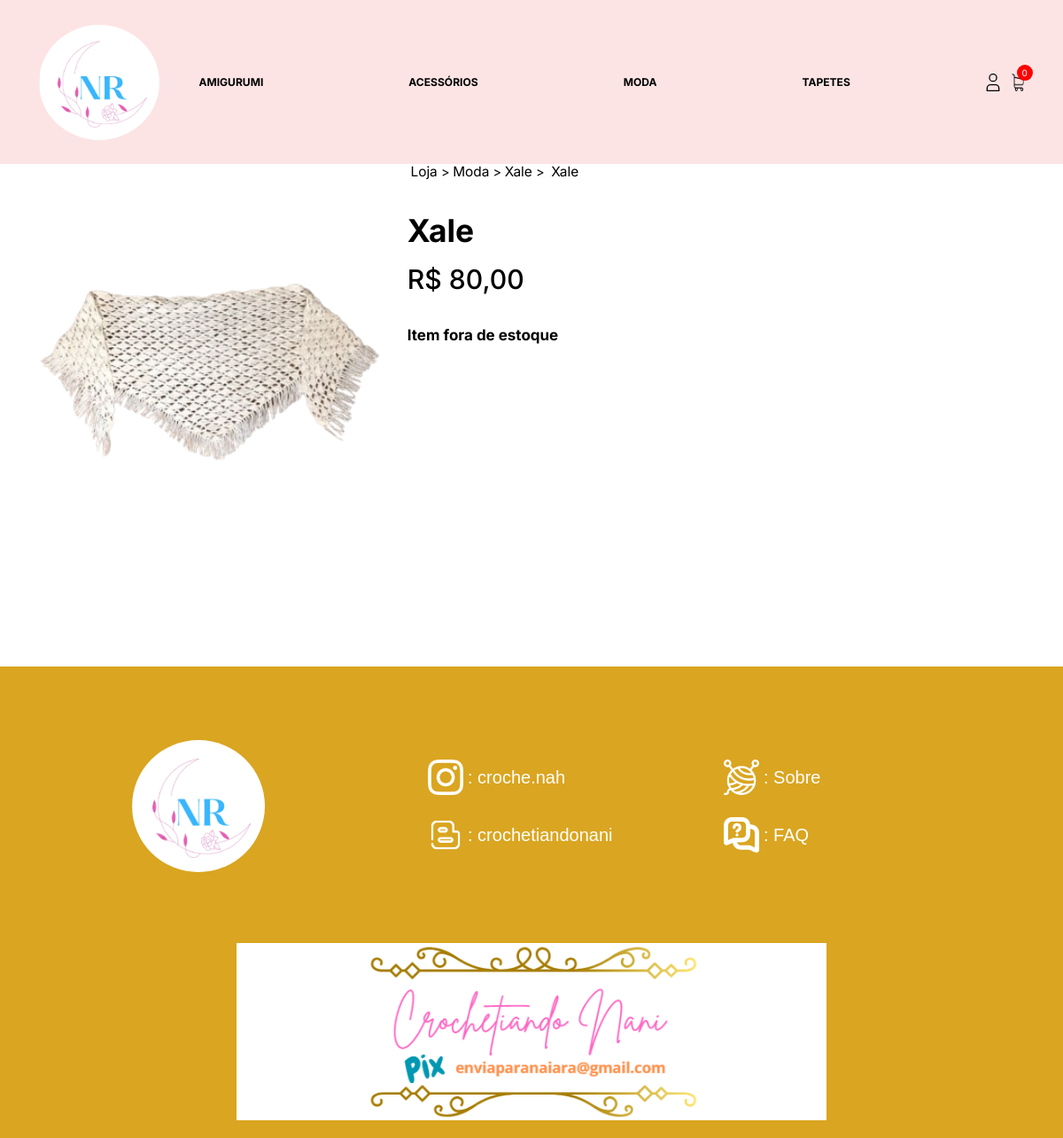
Page /produto/2/ on the committed database.
### loja/models.py (models this page shows, shortened)
class Categoria(models.Model):
    nome = models.CharField(max_length=200, null=True, blank=True)
    slug = models.CharField(max_length=200, null=True, blank=True)

class Produto(models.Model):
    imagem = models.ImageField(null=True, blank=True)
    nome = models.CharField(max_length=200, null=True, blank=True)
    preco = models.DecimalField(max_digits=10, decimal_places=2)
    ativo = models.BooleanField(default=True)
    categoria = models.ForeignKey(Categoria, null=True, blank=True, on_delete=models.SET_NULL)
    tipo = models.ForeignKey(Tipo, null=True, blank=True, on_delete=models.SET_NULL)
    peso = models.DecimalField(max_digits=5, decimal_places=2, default=3)
    comprimento = models.DecimalField(max_digits=5, decimal_places=2, default=20)
    altura = models.DecimalField(max_digits=5, decimal_places=2, default=20)
    largura = models.DecimalField(max_digits=5, decimal_places=2, default=20)

class Tipo(models.Model):
    nome = models.CharField(max_length=200, null=True, blank=True)
    slug = models.CharField(max_length=200, null=True, blank=True)

### loja/views.py (the view)
# urls.py: path('produto/<int:id_produto>/', ver_produto, name="ver_produto"),
def ver_produto(request, id_produto):
    produto = Produto.objects.get(id=id_produto)
    itens_estoque = ItemEstoque.objects.filter(produto=produto)
    if len(itens_estoque) > 0:
        tem_estoque = True
    else:
        tem_estoque = False
    context = {"produto": produto, "itens_estoque" : itens_estoque, "tem_estoque" : tem_estoque}
    return render(request,"ver_produto.html", context)

### loja/novos_context.py (called while the page is built)
def categoria_tipos(request):
    categorias_navegacao = Categoria.objects.all()
    tipos_navegacao = Tipo.objects.all()
    return {
        'categorias_navegacao': categorias_navegacao,
        'tipos_navegacao': tipos_navegacao
    }

def faz_parte_equipe(request):
    equipe = False
    if request.user.is_authenticated:
        equipe = request.user.groups.filter(name="equipe").exists()
    return {"equipe": equipe}

### loja/templates/ver_produto.html (shortened to what this page needs)
{% extends 'base.html' %}
{% load static %}
{% block body %}
<main class="principal principal--padding-b principal--gap">
    <section class="s-produto">
          <div class="s-produto__carrossel-img" style="overflow: hidden;">
            <img
              src="{{ produto.imagem.url }}"
              alt="Imagem Carrossel 2"
            />
        </div>
      <div class="s-produto__informacoes">
        <div class="s-produto__breadcrumbs">
          <span><a href="{% url 'loja' %}">Loja</a></span>
          <span><a href="{% url 'loja' %}{{ produto.categoria.slug }}">{{ produto.categoria.nome }}</a></span>
          <span><a href="{% url 'loja' %}{{ produto.categoria.slug }}-{{ produto.tipo.slug }}">{{ produto.tipo.nome }}</a></span>
          <span>
            <p>{{ produto.nome }}</p>
          </span>
        </div>
        <div class="s-produto__infos">
          <h1 class="s-produto__titulo">{{ produto.nome }}</h1>
          <p class="s-produto__preco">R$ {{ produto.preco }}</p>
        </div>
      <form method="POST" action="{% url 'adicionar_carrinho' produto.id %}">
        {% if tem_estoque %}
        <div class="s-produto__descricao">
          <p class="s-produto__descricao-titulo">Descrição do produto</p>
          <div class="s-produto__descricao-textos">
            {% if produto.nome == "Dinossauro Planta" %}
            <p>
              {{ produto.nome }}
            </p>
            <p>
            Material: (tipo de material) <br>
            Tamanho: 15 x 10cm <br>
            Cor: Colorido <br>
            Feito à mão <br>
            Instruções de cuidado: lavagem à mão com sabão neutro
            </p>
            <p>
              CÓDIGO DO PRODUTO <br />
              Ref: <span>{{ produto.id }}</span>
            </p>
            {% elif produto.nome == "Bruxo Estudante" %}
            <p>
              {{ produto.nome }}
            </p>
            <p>
            Material: (tipo de material) <br>
            Tamanho: 15 x 10cm <br>
            Cor: Colorido <br>
            Feito à mão <br>
            Instruções de cuidado: lavagem à mão com sabão neutro
            </p>
            <p>
              CÓDIGO DO PRODUTO <br />
              Ref: <span>{{ produto.id }}</span>
            </p>
            {% elif produto.nome == "Xale" %}
            <p>
              {{ produto.nome }}
            </p>
            <p>
            Material: (tipo de material) <br>
            Tamanho: 30 x 25cm <br>
            Cor: Colorido <br>
            Feito à mão <br>
            Instruções de cuidado: lavagem à mão com sabão neutro
            </p>
            <p>
              CÓDIGO DO PRODUTO <br />
              Ref: <span>{{ produto.id }}</span>
            </p>
            {% elif produto.nome == "Tapete Rosa-Marrom" %}
            <p>
              {{ produto.nome }}
            </p>
            <p>
            Material: (tipo de material) <br>
            Tamanho: 30 x 25cm <br>
            Cor: Colorido <br>
            Feito à mão <br>
            Instruções de cuidado: lavagem à mão com sabão neutro
            </p>
            <p>
              CÓDIGO DO PRODUTO <br />
              Ref: <span>{{ produto.id }}</span>
            </p>
            {% elif produto.nome == "Bolsa" %}
            <p>
              {{ produto.nome }}
            </p>
            <p>
            Material: (tipo de material) <br>
            Tamanho: 30 x 25cm <br>
            Cor: Colorido <br>
            Feito à mão <br>
            Instruções de cuidado: lavagem à mão com sabão neutro
            </p>
            <p>
              CÓDIGO DO PRODUTO <br />
              Ref: <span>{{ produto.id }}</span>
            </p>
            {% endif %}
          </div>
        </div>
            <button type="submit" class="s-produto__adicicionar">Adicionar ao carrinho</button>
      </form>
      {% elif not tem_estoque %}
        <h3>Item fora de estoque</h3>
        {% endif %}
      </div>
    </section>
  </main>
{% endblock %}

### loja/templates/navbar.html (shortened to what this page needs)
{% load static %}
<header class="cabecalho" style="background-color: #fce4e4f6;">
    <div class="cabecalho__container">
      <a href="{% url 'homepage' %}">
        <img
        src="{% static 'images/logo.png' %}" width="auto" height="130" style="border-radius: 50%;"
          alt="Logo Crochetiando"
          class="cabecalho__logo"
        />
      </a>
      <nav class="cabecalho__navegacao">
        <ul class="cabecalho__lista">
        {% for categoria in categorias_navegacao %}
          <li class="cabecalho__item-lista">
            <a
              class="cabecalho__link"
              href="{% url 'loja' %}{{ categoria.slug }}"
              >{{ categoria.nome }}</a
            >
          </li>
        {% endfor %}
        </ul>
    </nav>
    </div>
   <div class="cabecalho__icones">
      <div class="cabecalho__icone-login">
        {% if request.user.is_authenticated %}
        <a class="cabecalho__link-icone cabecalho__link-icone--logado" href="javascript: void(0)">
        {% else %}
        <a class="cabecalho__link-icone" href="{% url 'fazer_login' %}">
        {% endif %}
        </a>
      </div>
      <div class="cabecalho__icone-carrinho">
        <a class="cabecalho__link-icone" href="{% url 'carrinho' %}">
            <img src="{% static 'images/carrinho-de-compras (1).png' %}" alt="Carrinho" class="cabecalho__icone cabecalho__icone--menor">
        </a>
        <div class="cabecalho__itens cabecalho__itens--visivel">{{ quantidade_produtos_carrinho }}</div>
    </div>
    </div>
  </header>

### static/css/style.comp.css (style rules this page uses)
* { margin: 0; padding: 0; box-sizing: border-box; }
html { font-size: 62.5%; }
@media (max-width: 80em) { html { font-size: 56.75%; } }
body { font-family: Inter, sans-serif; font-size: 1.6rem; line-height: 1.2; color: #000; background-color: #ffffff; }
img { width: 100%; max-width: 100%; display: block; }
.principal { display: flex; flex-flow: column nowrap; align-items: stretch; justify-content: start; gap: 2.5rem; }
.principal--padding-b { padding-bottom: 7.63rem; }
.principal--gap { gap: 7.63rem; }
.cabecalho { position: sticky; top: 10; display: flex; flex-flow: row nowrap; align-items: center; justify-content: space-between; gap: 1.6rem; padding: 0 4.88rem; background-color: #fff; z-index: 999; }
.cabecalho__container { display: flex; flex-flow: row nowrap; align-items: center; justify-content: start; gap: 3.66vw; width: 100%; }
.cabecalho__logo { min-width: 15rem; width: 15rem; margin-bottom: 2px; }
@media (max-width: 150.375em) { .cabecalho__logo { margin: 3.05rem 0; } }
.cabecalho__navegacao { display: flex; flex-flow: row nowrap; align-items: stretch; justify-content: start; gap: 4.88rem; width: 100%; max-width: 81rem; }
.cabecalho__lista { list-style: none; width: 100%; display: flex; flex-flow: row nowrap; align-items: stretch; justify-content: space-between; gap: 1.6rem; }
.cabecalho__link { font-size: 1.33rem; text-transform: uppercase; text-decoration: none; color: inherit; font-weight: 700; line-height: 1; border-bottom: solid 2px transparent; }
.cabecalho__link-icone { display: flex; flex-flow: row nowrap; align-items: center; justify-content: center; gap: 0; text-decoration: none; color: inherit; transition: transform ease 200ms; }
.cabecalho__item-lista { position: relative; padding: 3.12rem 0; }
.cabecalho__icones { display: flex; flex-flow: row nowrap; align-items: center; justify-content: start; gap: 1.02rem; }
.cabecalho__icone { color: inherit; fill: currentColor; width: 2rem; height: 2rem; }
@media (max-width: 80em) { .cabecalho__icone { width: 2.2rem; height: 2.2rem; } }
.cabecalho__icone--menor { width: 1.6rem; }
@media (max-width: 80em) { .cabecalho__icone--menor { width: 1.78rem; } }
.cabecalho__icone-carrinho { position: relative; }
.cabecalho__itens { display: flex; flex-flow: row nowrap; align-items: center; justify-content: center; gap: 0; display: none; position: absolute; top: 0; right: 0; transform: translate(55%, -55%); border-radius: 50%; width: 2rem; height: 2rem; background-color: #ff0000; font-size: 1.11rem; color: #fff; }
.cabecalho__itens--visivel { display: flex; }
.cabecalho__icone-login { position: relative; }
.s-produto { display: flex; flex-flow: row nowrap; align-items: stretch; justify-content: start; gap: 3.12rem; padding: 0 4.88rem; }
.s-produto__informacoes { display: flex; flex-flow: column nowrap; align-items: stretch; justify-content: start; gap: 2.97vw; min-width: 33%; }
.s-produto__breadcrumbs span:first-child::before { content: ""; }
.s-produto__breadcrumbs span::before { content: ">"; margin-right: 0.4rem; }
.s-produto__breadcrumbs a { position: relative; }
.s-produto__breadcrumbs a::after { content: ""; position: absolute; bottom: 0; left: 0; width: 0; height: 1px; background-color: #000; transition: width ease-in 0.2s; }
.s-produto__breadcrumbs a, .s-produto__breadcrumbs p { display: inline; text-decoration: none; font-size: 1.7rem; color: inherit; }
.s-produto__infos { display: flex; flex-flow: column nowrap; align-items: stretch; justify-content: start; gap: 1.6rem; }
.s-produto__titulo { font-size: 3.9rem; }
.s-produto__preco { font-weight: 500; font-size: 3.32rem; }
.s-produto__carrossel-img { width: calc(35% - 0.2rem); }

### rows in the picture
Categoria: nome "AMIGURUMI"
Categoria: nome "ACESSÓRIOS"
Categoria: nome "MODA"
Categoria: nome "TAPETES"
Produto: imagem (picture), categoria.nome "Moda", tipo.nome "Xale", nome "Xale", preco "80,00"

### other values in the picture
{{ quantidade_produtos_carrinho }} "0"
